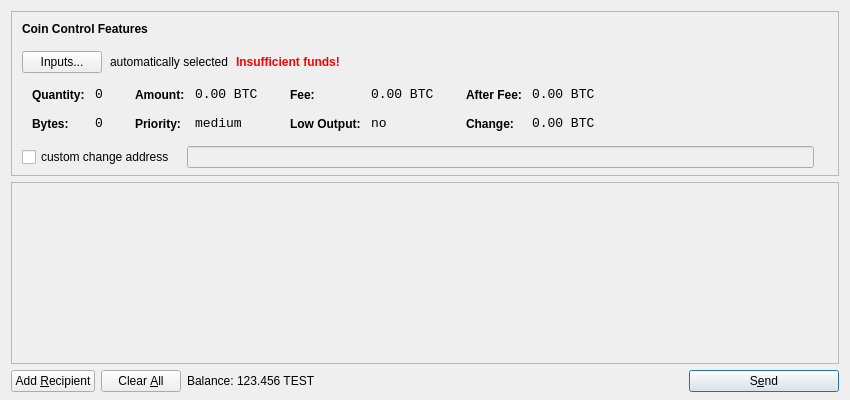
<?xml version="1.0" encoding="UTF-8"?>
<ui version="4.0">
 <class>SendCoinsDialog</class>
 <widget class="QDialog" name="SendCoinsDialog">
  <property name="geometry">
   <rect>
    <x>0</x>
    <y>0</y>
    <width>850</width>
    <height>400</height>
   </rect>
  </property>
  <property name="windowTitle">
   <string>Send Coins</string>
  </property>
  <layout class="QVBoxLayout" name="verticalLayout" stretch="0,1,0">
   <property name="bottomMargin">
    <number>8</number>
   </property>
   <item>
    <widget class="QFrame" name="frameCoinControl">
     <property name="sizePolicy">
      <sizepolicy hsizetype="Expanding" vsizetype="Expanding">
       <horstretch>0</horstretch>
       <verstretch>0</verstretch>
      </sizepolicy>
     </property>
     <property name="maximumSize">
      <size>
       <width>16777215</width>
       <height>16777215</height>
      </size>
     </property>
     <property name="frameShape">
      <enum>QFrame::StyledPanel</enum>
     </property>
     <property name="frameShadow">
      <enum>QFrame::Sunken</enum>
     </property>
     <layout class="QVBoxLayout" name="verticalLayoutCoinControl2">
      <property name="spacing">
       <number>-1</number>
      </property>
      <property name="leftMargin">
       <number>0</number>
      </property>
      <property name="topMargin">
       <number>0</number>
      </property>
      <property name="rightMargin">
       <number>0</number>
      </property>
      <property name="bottomMargin">
       <number>6</number>
      </property>
      <item>
       <layout class="QVBoxLayout" name="verticalLayoutCoinControl" stretch="0,0,0,0,1">
        <property name="spacing">
         <number>0</number>
        </property>
        <property name="leftMargin">
         <number>10</number>
        </property>
        <property name="topMargin">
         <number>10</number>
        </property>
        <item>
         <layout class="QHBoxLayout" name="horizontalLayoutCoinControl1">
          <property name="bottomMargin">
           <number>15</number>
          </property>
          <item>
           <widget class="QLabel" name="labelCoinControlFeatures">
            <property name="sizePolicy">
             <sizepolicy hsizetype="Preferred" vsizetype="Maximum">
              <horstretch>0</horstretch>
              <verstretch>0</verstretch>
             </sizepolicy>
            </property>
            <property name="font">
             <font>
              <weight>75</weight>
              <bold>true</bold>
             </font>
            </property>
            <property name="styleSheet">
             <string notr="true">font-weight:bold;</string>
            </property>
            <property name="text">
             <string>Coin Control Features</string>
            </property>
           </widget>
          </item>
         </layout>
        </item>
        <item>
         <layout class="QHBoxLayout" name="horizontalLayoutCoinControl2" stretch="0,0,0,0">
          <property name="spacing">
           <number>8</number>
          </property>
          <property name="bottomMargin">
           <number>10</number>
          </property>
          <item>
           <widget class="QPushButton" name="pushButtonCoinControl">
            <property name="styleSheet">
             <string notr="true"/>
            </property>
            <property name="text">
             <string>Inputs...</string>
            </property>
           </widget>
          </item>
          <item>
           <widget class="QLabel" name="labelCoinControlAutomaticallySelected">
            <property name="text">
             <string>automatically selected</string>
            </property>
            <property name="margin">
             <number>5</number>
            </property>
           </widget>
          </item>
          <item>
           <widget class="QLabel" name="labelCoinControlInsuffFunds">
            <property name="font">
             <font>
              <weight>75</weight>
              <bold>true</bold>
             </font>
            </property>
            <property name="styleSheet">
             <string notr="true">color:red;font-weight:bold;</string>
            </property>
            <property name="text">
             <string>Insufficient funds!</string>
            </property>
            <property name="margin">
             <number>5</number>
            </property>
           </widget>
          </item>
          <item>
           <spacer name="horizontalSpacerCoinControl">
            <property name="orientation">
             <enum>Qt::Horizontal</enum>
            </property>
            <property name="sizeHint" stdset="0">
             <size>
              <width>40</width>
              <height>1</height>
             </size>
            </property>
           </spacer>
          </item>
         </layout>
        </item>
        <item>
         <widget class="QWidget" name="widgetCoinControl" native="true">
          <property name="sizePolicy">
           <sizepolicy hsizetype="Preferred" vsizetype="Preferred">
            <horstretch>0</horstretch>
            <verstretch>0</verstretch>
           </sizepolicy>
          </property>
          <property name="minimumSize">
           <size>
            <width>0</width>
            <height>0</height>
           </size>
          </property>
          <property name="styleSheet">
           <string notr="true"/>
          </property>
          <layout class="QHBoxLayout" name="horizontalLayoutCoinControl5">
           <property name="margin">
            <number>0</number>
           </property>
           <item>
            <layout class="QHBoxLayout" name="horizontalLayoutCoinControl3" stretch="0,0,0,1">
             <property name="spacing">
              <number>20</number>
             </property>
             <property name="topMargin">
              <number>0</number>
             </property>
             <property name="bottomMargin">
              <number>10</number>
             </property>
             <item>
              <layout class="QFormLayout" name="formLayoutCoinControl1">
               <property name="horizontalSpacing">
                <number>10</number>
               </property>
               <property name="verticalSpacing">
                <number>14</number>
               </property>
               <property name="leftMargin">
                <number>10</number>
               </property>
               <property name="topMargin">
                <number>4</number>
               </property>
               <property name="rightMargin">
                <number>6</number>
               </property>
               <item row="0" column="0">
                <widget class="QLabel" name="labelCoinControlQuantityText">
                 <property name="styleSheet">
                  <string notr="true">font-weight:bold;</string>
                 </property>
                 <property name="text">
                  <string>Quantity:</string>
                 </property>
                 <property name="margin">
                  <number>0</number>
                 </property>
                </widget>
               </item>
               <item row="0" column="1">
                <widget class="QLabel" name="labelCoinControlQuantity">
                 <property name="font">
                  <font>
                   <family>Monospace</family>
                   <pointsize>10</pointsize>
                  </font>
                 </property>
                 <property name="cursor">
                  <cursorShape>IBeamCursor</cursorShape>
                 </property>
                 <property name="contextMenuPolicy">
                  <enum>Qt::ActionsContextMenu</enum>
                 </property>
                 <property name="text">
                  <string notr="true">0</string>
                 </property>
                 <property name="margin">
                  <number>0</number>
                 </property>
                 <property name="textInteractionFlags">
                  <set>Qt::LinksAccessibleByMouse|Qt::TextSelectableByKeyboard|Qt::TextSelectableByMouse</set>
                 </property>
                </widget>
               </item>
               <item row="1" column="0">
                <widget class="QLabel" name="labelCoinControlBytesText">
                 <property name="styleSheet">
                  <string notr="true">font-weight:bold;</string>
                 </property>
                 <property name="text">
                  <string>Bytes:</string>
                 </property>
                </widget>
               </item>
               <item row="1" column="1">
                <widget class="QLabel" name="labelCoinControlBytes">
                 <property name="font">
                  <font>
                   <family>Monospace</family>
                   <pointsize>10</pointsize>
                  </font>
                 </property>
                 <property name="cursor">
                  <cursorShape>IBeamCursor</cursorShape>
                 </property>
                 <property name="contextMenuPolicy">
                  <enum>Qt::ActionsContextMenu</enum>
                 </property>
                 <property name="text">
                  <string notr="true">0</string>
                 </property>
                 <property name="textInteractionFlags">
                  <set>Qt::LinksAccessibleByMouse|Qt::TextSelectableByKeyboard|Qt::TextSelectableByMouse</set>
                 </property>
                </widget>
               </item>
              </layout>
             </item>
             <item>
              <layout class="QFormLayout" name="formLayoutCoinControl2">
               <property name="horizontalSpacing">
                <number>10</number>
               </property>
               <property name="verticalSpacing">
                <number>14</number>
               </property>
               <property name="leftMargin">
                <number>6</number>
               </property>
               <property name="topMargin">
                <number>4</number>
               </property>
               <property name="rightMargin">
                <number>6</number>
               </property>
               <item row="0" column="0">
                <widget class="QLabel" name="labelCoinControlAmountText">
                 <property name="styleSheet">
                  <string notr="true">font-weight:bold;</string>
                 </property>
                 <property name="text">
                  <string>Amount:</string>
                 </property>
                 <property name="margin">
                  <number>0</number>
                 </property>
                </widget>
               </item>
               <item row="0" column="1">
                <widget class="QLabel" name="labelCoinControlAmount">
                 <property name="font">
                  <font>
                   <family>Monospace</family>
                   <pointsize>10</pointsize>
                  </font>
                 </property>
                 <property name="cursor">
                  <cursorShape>IBeamCursor</cursorShape>
                 </property>
                 <property name="contextMenuPolicy">
                  <enum>Qt::ActionsContextMenu</enum>
                 </property>
                 <property name="text">
                  <string notr="true">0.00 BTC</string>
                 </property>
                 <property name="textInteractionFlags">
                  <set>Qt::LinksAccessibleByMouse|Qt::TextSelectableByKeyboard|Qt::TextSelectableByMouse</set>
                 </property>
                </widget>
               </item>
               <item row="1" column="0">
                <widget class="QLabel" name="labelCoinControlPriorityText">
                 <property name="styleSheet">
                  <string notr="true">font-weight:bold;</string>
                 </property>
                 <property name="text">
                  <string>Priority:</string>
                 </property>
                </widget>
               </item>
               <item row="1" column="1">
                <widget class="QLabel" name="labelCoinControlPriority">
                 <property name="font">
                  <font>
                   <family>Monospace</family>
                   <pointsize>10</pointsize>
                  </font>
                 </property>
                 <property name="cursor">
                  <cursorShape>IBeamCursor</cursorShape>
                 </property>
                 <property name="contextMenuPolicy">
                  <enum>Qt::ActionsContextMenu</enum>
                 </property>
                 <property name="text">
                  <string>medium</string>
                 </property>
                 <property name="textInteractionFlags">
                  <set>Qt::LinksAccessibleByMouse|Qt::TextSelectableByKeyboard|Qt::TextSelectableByMouse</set>
                 </property>
                </widget>
               </item>
              </layout>
             </item>
             <item>
              <layout class="QFormLayout" name="formLayoutCoinControl3">
               <property name="horizontalSpacing">
                <number>10</number>
               </property>
               <property name="verticalSpacing">
                <number>14</number>
               </property>
               <property name="leftMargin">
                <number>6</number>
               </property>
               <property name="topMargin">
                <number>4</number>
               </property>
               <property name="rightMargin">
                <number>6</number>
               </property>
               <item row="0" column="0">
                <widget class="QLabel" name="labelCoinControlFeeText">
                 <property name="styleSheet">
                  <string notr="true">font-weight:bold;</string>
                 </property>
                 <property name="text">
                  <string>Fee:</string>
                 </property>
                 <property name="margin">
                  <number>0</number>
                 </property>
                </widget>
               </item>
               <item row="0" column="1">
                <widget class="QLabel" name="labelCoinControlFee">
                 <property name="font">
                  <font>
                   <family>Monospace</family>
                   <pointsize>10</pointsize>
                  </font>
                 </property>
                 <property name="cursor">
                  <cursorShape>IBeamCursor</cursorShape>
                 </property>
                 <property name="contextMenuPolicy">
                  <enum>Qt::ActionsContextMenu</enum>
                 </property>
                 <property name="text">
                  <string notr="true">0.00 BTC</string>
                 </property>
                 <property name="textInteractionFlags">
                  <set>Qt::LinksAccessibleByMouse|Qt::TextSelectableByKeyboard|Qt::TextSelectableByMouse</set>
                 </property>
                </widget>
               </item>
               <item row="1" column="0">
                <widget class="QLabel" name="labelCoinControlLowOutputText">
                 <property name="styleSheet">
                  <string notr="true">font-weight:bold;</string>
                 </property>
                 <property name="text">
                  <string>Low Output:</string>
                 </property>
                </widget>
               </item>
               <item row="1" column="1">
                <widget class="QLabel" name="labelCoinControlLowOutput">
                 <property name="font">
                  <font>
                   <family>Monospace</family>
                   <pointsize>10</pointsize>
                  </font>
                 </property>
                 <property name="cursor">
                  <cursorShape>IBeamCursor</cursorShape>
                 </property>
                 <property name="contextMenuPolicy">
                  <enum>Qt::ActionsContextMenu</enum>
                 </property>
                 <property name="text">
                  <string>no</string>
                 </property>
                 <property name="textInteractionFlags">
                  <set>Qt::LinksAccessibleByMouse|Qt::TextSelectableByKeyboard|Qt::TextSelectableByMouse</set>
                 </property>
                </widget>
               </item>
              </layout>
             </item>
             <item>
              <layout class="QFormLayout" name="formLayoutCoinControl4">
               <property name="horizontalSpacing">
                <number>10</number>
               </property>
               <property name="verticalSpacing">
                <number>14</number>
               </property>
               <property name="leftMargin">
                <number>6</number>
               </property>
               <property name="topMargin">
                <number>4</number>
               </property>
               <property name="rightMargin">
                <number>6</number>
               </property>
               <item row="0" column="0">
                <widget class="QLabel" name="labelCoinControlAfterFeeText">
                 <property name="styleSheet">
                  <string notr="true">font-weight:bold;</string>
                 </property>
                 <property name="text">
                  <string>After Fee:</string>
                 </property>
                 <property name="margin">
                  <number>0</number>
                 </property>
                </widget>
               </item>
               <item row="0" column="1">
                <widget class="QLabel" name="labelCoinControlAfterFee">
                 <property name="font">
                  <font>
                   <family>Monospace</family>
                   <pointsize>10</pointsize>
                  </font>
                 </property>
                 <property name="cursor">
                  <cursorShape>IBeamCursor</cursorShape>
                 </property>
                 <property name="contextMenuPolicy">
                  <enum>Qt::ActionsContextMenu</enum>
                 </property>
                 <property name="text">
                  <string notr="true">0.00 BTC</string>
                 </property>
                 <property name="textInteractionFlags">
                  <set>Qt::LinksAccessibleByMouse|Qt::TextSelectableByKeyboard|Qt::TextSelectableByMouse</set>
                 </property>
                </widget>
               </item>
               <item row="1" column="0">
                <widget class="QLabel" name="labelCoinControlChangeText">
                 <property name="styleSheet">
                  <string notr="true">font-weight:bold;</string>
                 </property>
                 <property name="text">
                  <string>Change:</string>
                 </property>
                </widget>
               </item>
               <item row="1" column="1">
                <widget class="QLabel" name="labelCoinControlChange">
                 <property name="font">
                  <font>
                   <family>Monospace</family>
                   <pointsize>10</pointsize>
                  </font>
                 </property>
                 <property name="cursor">
                  <cursorShape>IBeamCursor</cursorShape>
                 </property>
                 <property name="contextMenuPolicy">
                  <enum>Qt::ActionsContextMenu</enum>
                 </property>
                 <property name="text">
                  <string notr="true">0.00 BTC</string>
                 </property>
                 <property name="textInteractionFlags">
                  <set>Qt::LinksAccessibleByMouse|Qt::TextSelectableByKeyboard|Qt::TextSelectableByMouse</set>
                 </property>
                </widget>
               </item>
              </layout>
             </item>
            </layout>
           </item>
          </layout>
         </widget>
        </item>
        <item>
         <layout class="QHBoxLayout" name="horizontalLayoutCoinControl4" stretch="0,0,0">
          <property name="spacing">
           <number>12</number>
          </property>
          <property name="sizeConstraint">
           <enum>QLayout::SetDefaultConstraint</enum>
          </property>
          <property name="topMargin">
           <number>5</number>
          </property>
          <property name="rightMargin">
           <number>5</number>
          </property>
          <item>
           <widget class="QCheckBox" name="checkBoxCoinControlChange">
            <property name="text">
             <string>custom change address</string>
            </property>
           </widget>
          </item>
          <item>
           <widget class="QLineEdit" name="lineEditCoinControlChange">
            <property name="enabled">
             <bool>false</bool>
            </property>
            <property name="sizePolicy">
             <sizepolicy hsizetype="Expanding" vsizetype="Fixed">
              <horstretch>0</horstretch>
              <verstretch>0</verstretch>
             </sizepolicy>
            </property>
           </widget>
          </item>
          <item>
           <widget class="QLabel" name="labelCoinControlChangeLabel">
            <property name="sizePolicy">
             <sizepolicy hsizetype="Preferred" vsizetype="Expanding">
              <horstretch>0</horstretch>
              <verstretch>0</verstretch>
             </sizepolicy>
            </property>
            <property name="minimumSize">
             <size>
              <width>0</width>
              <height>0</height>
             </size>
            </property>
            <property name="text">
             <string/>
            </property>
            <property name="margin">
             <number>3</number>
            </property>
           </widget>
          </item>
         </layout>
        </item>
        <item>
         <spacer name="verticalSpacerCoinControl">
          <property name="orientation">
           <enum>Qt::Vertical</enum>
          </property>
          <property name="sizeHint" stdset="0">
           <size>
            <width>800</width>
            <height>1</height>
           </size>
          </property>
         </spacer>
        </item>
       </layout>
      </item>
     </layout>
    </widget>
   </item>
   <item>
    <widget class="QScrollArea" name="scrollArea">
     <property name="widgetResizable">
      <bool>true</bool>
     </property>
     <widget class="QWidget" name="scrollAreaWidgetContents">
      <property name="geometry">
       <rect>
        <x>0</x>
        <y>0</y>
        <width>830</width>
        <height>165</height>
       </rect>
      </property>
      <layout class="QVBoxLayout" name="verticalLayout_2">
       <property name="margin">
        <number>0</number>
       </property>
       <item>
        <layout class="QVBoxLayout" name="entries">
         <property name="spacing">
          <number>6</number>
         </property>
        </layout>
       </item>
       <item>
        <spacer name="verticalSpacer">
         <property name="orientation">
          <enum>Qt::Vertical</enum>
         </property>
         <property name="sizeHint" stdset="0">
          <size>
           <width>20</width>
           <height>40</height>
          </size>
         </property>
        </spacer>
       </item>
      </layout>
     </widget>
    </widget>
   </item>
   <item>
    <layout class="QHBoxLayout" name="horizontalLayout">
     <item>
      <widget class="QPushButton" name="addButton">
       <property name="toolTip">
        <string>Send to multiple recipients at once</string>
       </property>
       <property name="text">
        <string>Add &amp;Recipient</string>
       </property>
       <property name="icon">
        <iconset resource="../bitcoin.qrc">
         <normaloff>:/icons/add</normaloff>:/icons/add</iconset>
       </property>
       <property name="autoDefault">
        <bool>false</bool>
       </property>
      </widget>
     </item>
     <item>
      <widget class="QPushButton" name="clearButton">
       <property name="sizePolicy">
        <sizepolicy hsizetype="Minimum" vsizetype="Fixed">
         <horstretch>0</horstretch>
         <verstretch>0</verstretch>
        </sizepolicy>
       </property>
       <property name="toolTip">
        <string>Remove all transaction fields</string>
       </property>
       <property name="text">
        <string>Clear &amp;All</string>
       </property>
       <property name="icon">
        <iconset resource="../bitcoin.qrc">
         <normaloff>:/icons/remove</normaloff>:/icons/remove</iconset>
       </property>
       <property name="autoRepeatDelay">
        <number>300</number>
       </property>
       <property name="autoDefault">
        <bool>false</bool>
       </property>
      </widget>
     </item>
     <item>
      <layout class="QHBoxLayout" name="horizontalLayout_2">
       <property name="spacing">
        <number>3</number>
       </property>
       <item>
        <widget class="QLabel" name="label">
         <property name="text">
          <string>Balance:</string>
         </property>
        </widget>
       </item>
       <item>
        <widget class="QLabel" name="labelBalance">
         <property name="cursor">
          <cursorShape>IBeamCursor</cursorShape>
         </property>
         <property name="text">
          <string>123.456 TEST</string>
         </property>
         <property name="textInteractionFlags">
          <set>Qt::LinksAccessibleByMouse|Qt::TextSelectableByKeyboard|Qt::TextSelectableByMouse</set>
         </property>
        </widget>
       </item>
      </layout>
     </item>
     <item>
      <spacer name="horizontalSpacer">
       <property name="orientation">
        <enum>Qt::Horizontal</enum>
       </property>
       <property name="sizeHint" stdset="0">
        <size>
         <width>40</width>
         <height>20</height>
        </size>
       </property>
      </spacer>
     </item>
     <item>
      <widget class="QPushButton" name="sendButton">
       <property name="minimumSize">
        <size>
         <width>150</width>
         <height>0</height>
        </size>
       </property>
       <property name="toolTip">
        <string>Confirm the send action</string>
       </property>
       <property name="text">
        <string>S&amp;end</string>
       </property>
       <property name="icon">
        <iconset resource="../bitcoin.qrc">
         <normaloff>:/icons/send</normaloff>:/icons/send</iconset>
       </property>
       <property name="default">
        <bool>true</bool>
       </property>
      </widget>
     </item>
    </layout>
   </item>
  </layout>
 </widget>
 <resources>
  <include location="../bitcoin.qrc"/>
 </resources>
 <connections/>
</ui>
